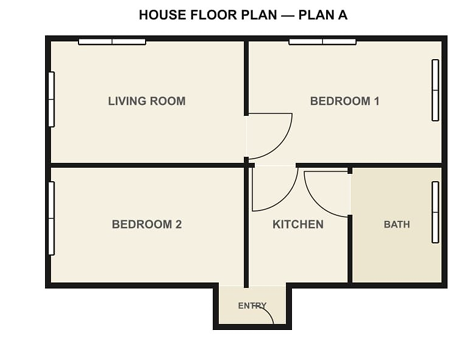
#> input picture backend/test/F1.png, 474 x 339 px
$ python test_fix.py
#> lines starting #> are read from the running program, lines starting #| are printed output that depends on the picture; after the words box and inside, x2 and y2 are one past the last pixel; in counts of white or black regions, pixels touching at a corner belong together
### backend/wall_detector.py
import cv2
import numpy as np
import json

def get_wall_json(image_path):
#> called with image_path = 'test/F1.png'
    img = cv2.imread(image_path)
#> img is the input picture: shape (339, 474, 3); mean B, G, R 217.1, 226.1, 228.9
    if img is None:
        return {"error": "File not found"}

    h, w = img.shape[:2]
#> h = 339; w = 474
    gray = cv2.cvtColor(img, cv2.COLOR_BGR2GRAY)
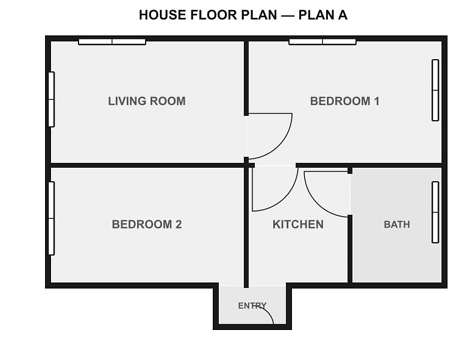
#> gray: shape (339, 474); min 0, max 255, mean 226

    # 1. THRESHOLD & CLEAN
    _, mask = cv2.threshold(gray, 80, 255, cv2.THRESH_BINARY_INV)
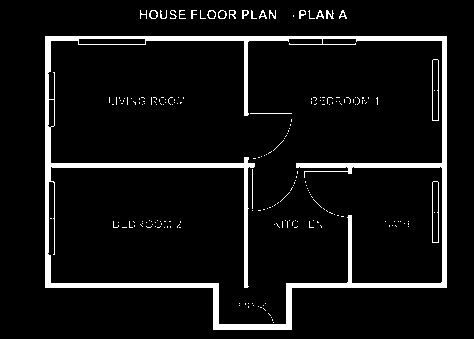
#> mask: shape (339, 474); 7% white; 203 white regions (181 under 20 px), largest, box (x1, y1, x2, y2) and area: (45, 36, 447, 330) 9924, (432, 59, 439, 121) 133, (432, 181, 439, 243) 133
    kernel = np.ones((3,3), np.uint8)
    mask = cv2.morphologyEx(mask, cv2.MORPH_CLOSE, kernel)
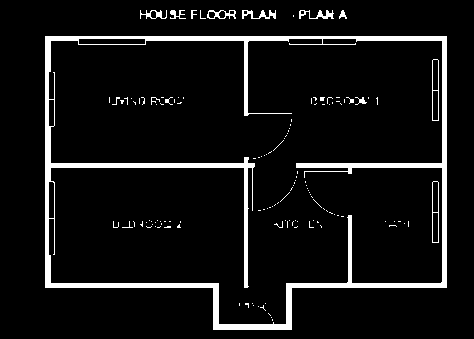
#> mask: shape (339, 474); 7.2% white; 135 white regions (121 under 20 px), largest, box (x1, y1, x2, y2) and area: (45, 36, 447, 330) 10027, (242, 10, 276, 19) 148, (299, 10, 334, 19) 146
    mask = cv2.morphologyEx(mask, cv2.MORPH_OPEN, kernel)
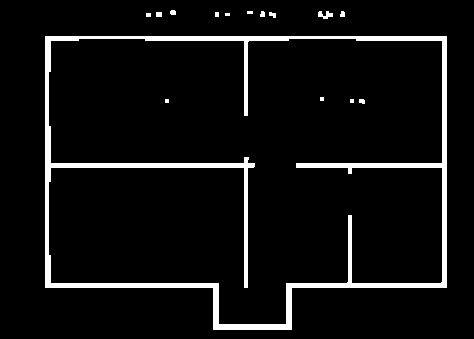
#> mask: shape (339, 474); 6.2% white; 15 white regions (5 under 20 px), largest, box (x1, y1, x2, y2) and area: (45, 36, 447, 330) 9588, (318, 11, 333, 19) 73, (156, 12, 162, 17) 30

    num_labels, labels, stats, _ = cv2.connectedComponentsWithStats(mask, connectivity=8)
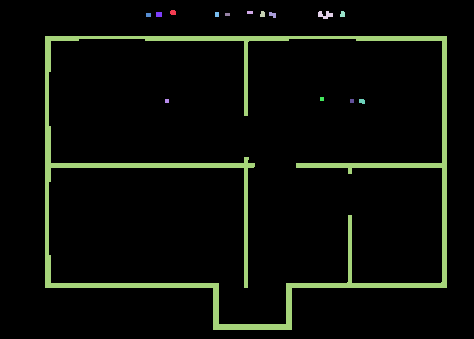
#> labels: shape (339, 474) int32; 16 distinct labels, from 0 to 15; one colour per label, 0 black
#> num_labels = 16; stats = 16 rows, first 6: [0, 0, 474, 339, 150739], [170, 10, 6, 5, 27], [247, 11, 6, 3, 18], [260, 11, 5, 6, 26], [318, 11, 15, 8, 73], [340, 11, 5, 6, 26]
    clean_mask = np.zeros_like(mask)
    for i in range(1, num_labels):
        if stats[i, cv2.CC_STAT_AREA] > 100:
            clean_mask[labels == i] = 255
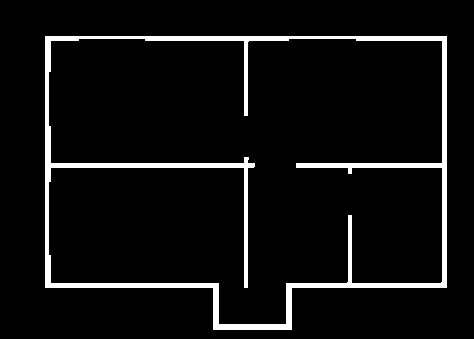
#> clean_mask: shape (339, 474); 6% white; 1 white region, box (x1, y1, x2, y2) and area: (45, 36, 447, 330) 9588

    # 2. SKELETONIZE (Find the center line)
    skeleton = cv2.ximgproc.thinning(clean_mask) if hasattr(cv2, 'ximgproc') else clean_mask
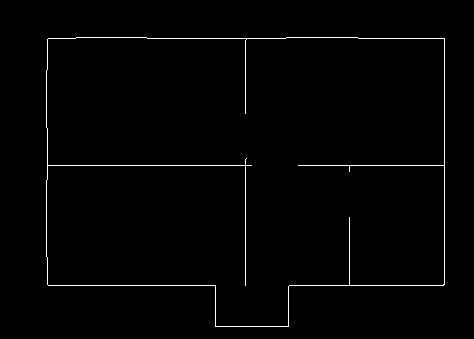
#> skeleton: shape (339, 474); 1.2% white in thin lines or dots, all inside (x1, y1, x2, y2) = (46, 37, 445, 327)

    # 3. DETECT LINES
    lines = cv2.HoughLinesP(skeleton, 1, np.pi/180, threshold=20,
                            minLineLength=10, maxLineGap=40)
#> lines = 25 rows, first 6: [298, 165, 444, 165], [289, 285, 443, 285], [444, 284, 444, 38], [147, 38, 285, 38], [245, 326, 245, 159], [286, 37, 357, 37]

    if lines is None:
        return {"project_name": "Empty Plan", "walls": []}

    raw_lines = [l[0] for l in lines]
#> raw_lines = 25 items, first 6: [298, 165, 444, 165], [289, 285, 443, 285], [444, 284, 444, 38], [147, 38, 285, 38], [245, 326, 245, 159], [286, 37, 357, 37]
    master_walls = []

    # 4. SNAP & MERGE (Remove double lines and segments)
    # Only merge segments that are on the SAME axis-track (within TRACK_TOL pixels)
    # AND genuinely overlapping or very close (within GAP_TOL pixels).
    # TRACK_TOL=5 handles the U/L/T fusing concern by keeping parallel offsets separate.
    # 4. SNAP & MERGE (Robust iterative pairwise merge)
    TRACK_TOL = 5   # px: how close two parallel lines must be on their shared axis
    GAP_TOL   = 80  # px: maximum gap between segment ends to still merge them

    def _should_merge(w1, w2):
        x1_a, y1_a, x2_a, y2_a = w1
        x1_b, y1_b, x2_b, y2_b = w2
        is_h_a = abs(y1_a - y2_a) < abs(x1_a - x2_a)
        is_h_b = abs(y1_b - y2_b) < abs(x1_b - x2_b)
        if is_h_a != is_h_b: return False, None

        if is_h_a:
            if abs(y1_a - y1_b) > TRACK_TOL: return False, None
            lo_a, hi_a = min(x1_a, x2_a), max(x1_a, x2_a)
            lo_b, hi_b = min(x1_b, x2_b), max(x1_b, x2_b)
            if lo_b <= hi_a + GAP_TOL and hi_b >= lo_a - GAP_TOL:
                return True, [min(lo_a, lo_b), y1_a, max(hi_a, hi_b), y1_a]
        else:
            if abs(x1_a - x1_b) > TRACK_TOL: return False, None
            lo_a, hi_a = min(y1_a, y2_a), max(y1_a, y2_a)
            lo_b, hi_b = min(y1_b, y2_b), max(y1_b, y2_b)
            if lo_b <= hi_a + GAP_TOL and hi_b >= lo_a - GAP_TOL:
                return True, [x1_a, min(lo_a, lo_b), x1_a, max(hi_a, hi_b)]
        return False, None

    master_walls = []
    # Initial insertion
    for line in raw_lines:
        master_walls.append(list(line))
#> this loop made 25 passes
#> line on passes 1 to 12: [298, 165, 444, 165], [289, 285, 443, 285], [444, 284, 444, 38], [147, 38, 285, 38], [245, 326, 245, 159], [286, 37, 357, 37], [46, 127, 46, 70], [47, 179, 47, 128], [161, 285, 215, 285], [215, 326, 288, 326], [358, 38, 405, 38], [46, 190, 47, 284]
#> after the loop, master_walls has the same summary as raw_lines

    # Iterative pairwise merge
    changed = True
    while changed:
        changed = False
        new_master = []
        skip_indices = set()
        for i in range(len(master_walls)):
            if i in skip_indices: continue
            current_wall = master_walls[i]
            for j in range(i + 1, len(master_walls)):
                if j in skip_indices: continue
                can_merge, merged_wall = _should_merge(current_wall, master_walls[j])
                if can_merge:
                    current_wall = merged_wall
                    skip_indices.add(j)
                    changed = True
            new_master.append(current_wall)
        master_walls = new_master
#> this loop made 3 passes

    # ── 5. CORNER SNAPPING ────────────────────────────────────────────────────
    # After merge, endpoints of adjacent walls are often 5-15 px apart, creating
    # visible gaps in the 3D model. This pass snaps nearby endpoints to the same
    # coordinate so every corner is perfectly shared.

    CORNER_SNAP = 10  # px – if two endpoints are closer than this, merge them

    def _endpoints(wall):
        x1, y1, x2, y2 = wall
        return [(x1, y1), (x2, y2)]

    def _set_endpoint(wall, idx, pt):
        """Return a new wall list with endpoint idx (0 or 1) moved to pt."""
        x1, y1, x2, y2 = wall
        if idx == 0:
            return [pt[0], pt[1], x2, y2]
        else:
            return [x1, y1, pt[0], pt[1]]

    # Iteratively snap all close endpoint pairs until stable
    changed = True
    while changed:
        changed = False
        eps = []
        for wi, wall in enumerate(master_walls):
            for ei, (ex, ey) in enumerate(_endpoints(wall)):
                eps.append((wi, ei, ex, ey))

        for i in range(len(eps)):
            wi, ei, xi, yi = eps[i]
            for j in range(i + 1, len(eps)):
                wj, ej, xj, yj = eps[j]
                if wi == wj:
                    continue  # same wall, skip
                d = ((xi - xj) ** 2 + (yi - yj) ** 2) ** 0.5
                if d < CORNER_SNAP and d > 0:
                    # Snap both to their midpoint (average)
                    mx = int(round((xi + xj) / 2))
                    my = int(round((yi + yj) / 2))
                    master_walls[wi] = _set_endpoint(master_walls[wi], ei, (mx, my))
                    master_walls[wj] = _set_endpoint(master_walls[wj], ej, (mx, my))
                    changed = True  # restart to propagate transitively
                    break
            if changed:
                break

    # ── 6. OUTER BOUNDARY CLOSURE ─────────────────────────────────────────────
    # Extract the main outer contour of the wall mask, simplify it into a
    # polygon and ensure every edge of that polygon appears in our wall list.
    # This guarantees the outer perimeter is always a closed, connected loop
    # regardless of what HoughLinesP found.

    # Dilate clean_mask slightly to close tiny contour gaps
    kernel = np.ones((5, 5), np.uint8)
    closed_mask = cv2.morphologyEx(clean_mask, cv2.MORPH_CLOSE, kernel)
#> closed_mask: shape (339, 474); 6% white; 1 white region

    outer_cnts, _ = cv2.findContours(closed_mask, cv2.RETR_EXTERNAL, cv2.CHAIN_APPROX_SIMPLE)
#> outer_cnts = 1 contour; box (x1, y1, x2, y2) and area: (45, 36, 447, 330) 103928
    if outer_cnts:
        main_cnt = max(outer_cnts, key=cv2.contourArea)
#> main_cnt = contour of 10 points, box (x1, y1, x2, y2) (45, 36, 447, 330), area 103928
        # Approximate to a polygon — epsilon tuned for architectural drawings
        peri    = cv2.arcLength(main_cnt, True)
#> peri = 1386.8
        # Use a tight epsilon so concave corners (U/L/T shapes) are preserved.
        # 0.01 is too loose and collapses interior notches into straight edges.
        epsilon = 0.005 * peri
#> epsilon = 6.93
        approx  = cv2.approxPolyDP(main_cnt, epsilon, True)
#> approx = [[45, 36], [45, 287], [212, 287], [213, 329], [291, 329], [292, 287], [446, 287], [446, 36]]
        pts     = [tuple(p[0]) for p in approx]
#> pts = [(45, 36), (45, 287), (212, 287), (213, 329), (291, 329), (292, 287), (446, 287), (446, 36)]

        if len(pts) >= 3:
            # Build the perimeter edge list (closed loop)
            outer_edges = []
            for k in range(len(pts)):
                p1 = pts[k]
                p2 = pts[(k + 1) % len(pts)]
                dx_e = abs(p2[0] - p1[0])
                dy_e = abs(p2[1] - p1[1])

                # Compute angle in degrees (0 = horizontal, 90 = vertical)
                import math
                angle_deg = math.degrees(math.atan2(dy_e, dx_e)) if (dx_e + dy_e) > 0 else 0

                if angle_deg < 15:
                    # Near-horizontal: snap Y to average
                    mid_y = int(round((p1[1] + p2[1]) / 2))
                    edge  = [min(p1[0], p2[0]), mid_y, max(p1[0], p2[0]), mid_y]
                elif angle_deg > 75:
                    # Near-vertical: snap X to average
                    mid_x = int(round((p1[0] + p2[0]) / 2))
                    edge  = [mid_x, min(p1[1], p2[1]), mid_x, max(p1[1], p2[1])]
                else:
                    # Diagonal wall — keep at true angle (do NOT force to H/V)
                    edge = [int(p1[0]), int(p1[1]), int(p2[0]), int(p2[1])]

                edge_len = int(((edge[2]-edge[0])**2 + (edge[3]-edge[1])**2)**0.5)
                if edge_len < 10:
                    continue  # skip degenerate micro-edges
                outer_edges.append(edge)
#> this loop made 8 passes
#> (p2, dx_e, dy_e, angle_deg, mid_x, edge, edge_len) on pass 3: ((213, 329), 1, 42, 88.64, 212, [212, 287, 212, 329], 42)
#> (dx_e, dy_e, angle_deg, mid_x, edge, edge_len) on pass 1: (0, 251, 90, 45, [45, 36, 45, 287], 251)

            # ── Snap outer edges against existing master_walls ──────────────
            # For each outer edge, check whether an existing wall already covers
            # this segment (within tolerance). If not, add it so the perimeter
            # is always closed.
            OUTER_SNAP = 6  # px tolerance for "same wall"

            def _covers(existing, edge):
                """True if 'existing' substantially covers 'edge' (same axis-line, overlapping).

                A wall only counts as 'covered' if it shares the same axis track AND
                the existing segment overlaps at least 50% of the outer edge's length.
                This prevents a long wall from suppressing a separate short parallel
                segment that belongs to a different side of a U/L shape.
                """
                x1e, y1e, x2e, y2e = existing
                x1n, y1n, x2n, y2n = edge
                is_h_e = abs(y1e - y2e) < abs(x1e - x2e)
                is_h_n = abs(y1n - y2n) < abs(x1n - x2n)
                if is_h_e != is_h_n:
                    return False
                if is_h_e:
                    if abs(y1e - y1n) > OUTER_SNAP:
                        return False
                    # Overlap in X — require substantial coverage (80%)
                    lo_e, hi_e = min(x1e, x2e), max(x1e, x2e)
                    lo_n, hi_n = min(x1n, x2n), max(x1n, x2n)
                    overlap = max(0, min(hi_e, hi_n) - max(lo_e, lo_n))
                    edge_len = hi_n - lo_n
                    return overlap >= edge_len * 0.8 if edge_len > 0 else True
                else:
                    if abs(x1e - x1n) > OUTER_SNAP:
                        return False
                    lo_e, hi_e = min(y1e, y2e), max(y1e, y2e)
                    lo_n, hi_n = min(y1n, y2n), max(y1n, y2n)
                    overlap = max(0, min(hi_e, hi_n) - max(lo_e, lo_n))
                    edge_len = hi_n - lo_n
                    return overlap >= edge_len * 0.8 if edge_len > 0 else True

            for edge in outer_edges:
                covered = any(_covers(existing, edge) for existing in master_walls)
                if not covered:
                    master_walls.append(edge)
#> this loop made 8 passes
#> edge on passes 1 to 8: [45, 36, 45, 287], [45, 287, 212, 287], [212, 287, 212, 329], [213, 329, 291, 329], [292, 287, 292, 329], [292, 287, 446, 287], [446, 36, 446, 287], [45, 36, 446, 36]

            # ── Final corner-snap pass after outer-edge injection ─────────────
            changed = True
            while changed:
                changed = False
                eps = []
                for wi, wall in enumerate(master_walls):
                    for ei, (ex, ey) in enumerate(_endpoints(wall)):
                        eps.append((wi, ei, ex, ey))
                for i in range(len(eps)):
                    wi, ei, xi, yi = eps[i]
                    for j in range(i + 1, len(eps)):
                        wj, ej, xj, yj = eps[j]
                        if wi == wj:
                            continue
                        d = ((xi - xj) ** 2 + (yi - yj) ** 2) ** 0.5
                        if d < CORNER_SNAP and d > 0:
                            mx = int(round((xi + xj) / 2))
                            my = int(round((yi + yj) / 2))
                            master_walls[wi] = _set_endpoint(master_walls[wi], ei, (mx, my))
                            master_walls[wj] = _set_endpoint(master_walls[wj], ej, (mx, my))
                            changed = True
                            break
                    if changed:
                        break

    # 7. CONVERT TO DICTIONARY FORMAT
    wall_data = []
    for idx, wall in enumerate(master_walls):
        x1, y1, x2, y2 = wall
        # Skip degenerate (zero-length) walls that snapping may have created
        length = int(((x1-x2)**2 + (y1-y2)**2)**0.5)
        if length < 5:
            continue
        wall_type = "horizontal" if abs(y1 - y2) < abs(x1 - x2) else "vertical"

        wall_data.append({
            "id": f"wall_{idx + 1}",
            "type": wall_type,
            "start": {"x": int(x1), "y": int(y1)},
            "end": {"x": int(x2), "y": int(y2)},
            "length": length
        })
#> this loop made 10 passes
#> wall on passes 1 to 10: [48, 165, 444, 165], [47, 284, 444, 284], [444, 284, 440, 38], [47, 38, 440, 38], [245, 39, 245, 326], [47, 38, 47, 284], [215, 326, 288, 326], [349, 284, 349, 217], [288, 326, 288, 286], [215, 326, 215, 286]

    # FINAL STRUCTURE
    floorplan_json = {
        "project_info": {
            "name": "Floor Plan Extraction",
            "image_size": {"width": w, "height": h}
        },
        "walls": wall_data
    }

    return floorplan_json

### backend/test_fix.py
from wall_detector import get_wall_json
import json
data = get_wall_json('test/F1.png')
print("Total walls:", len(data.get("walls", [])))
#| Total walls: 10
for w in data.get("walls", []):
    # just print walls around y=165 where the gap was
    if w["start"]["y"] > 160 and w["start"]["y"] < 170 and w["type"] == "horizontal":
        print(w)
#> this loop made 10 passes
#| {'id': 'wall_1', 'type': 'horizontal', 'start': {'x': 48, 'y': 165}, 'end': {'x': 444, 'y': 165}, 'length': 396}
